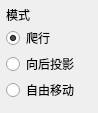
<?xml version="1.0" encoding="UTF-8"?>
<ui version="4.0">
 <class>Form</class>
 <widget class="QWidget" name="Form">
  <property name="geometry">
   <rect>
    <x>0</x>
    <y>0</y>
    <width>98</width>
    <height>99</height>
   </rect>
  </property>
  <property name="sizePolicy">
   <sizepolicy hsizetype="Preferred" vsizetype="Minimum">
    <horstretch>0</horstretch>
    <verstretch>0</verstretch>
   </sizepolicy>
  </property>
  <property name="minimumSize">
   <size>
    <width>0</width>
    <height>0</height>
   </size>
  </property>
  <property name="baseSize">
   <size>
    <width>0</width>
    <height>75</height>
   </size>
  </property>
  <property name="windowTitle">
   <string>窗体</string>
  </property>
  <layout class="QVBoxLayout" name="verticalLayout">
   <property name="spacing">
    <number>2</number>
   </property>
   <property name="leftMargin">
    <number>6</number>
   </property>
   <property name="topMargin">
    <number>6</number>
   </property>
   <property name="rightMargin">
    <number>6</number>
   </property>
   <property name="bottomMargin">
    <number>6</number>
   </property>
   <item>
    <widget class="QLabel" name="label">
     <property name="text"><string>模式</string></property>
    </widget>
   </item>
   <item>
    <widget class="QRadioButton" name="extrude_crawl">
     <property name="toolTip">
      <string>与挤出边相连的顶点会实时投影到参考网格表面。</string>
     </property>
     <property name="text"><string>爬行</string></property>
     <property name="checked">
      <bool>true</bool>
     </property>
     <attribute name="buttonGroup">
      <string notr="true">buttonGroup</string>
     </attribute>
    </widget>
   </item>
   <item>
    <widget class="QRadioButton" name="extrude_project">
     <property name="toolTip">
      <string>与挤出边相连的顶点会在操作完成后投影到参考网格表面。</string>
     </property>
     <property name="text"><string>向后投影</string></property>
     <attribute name="buttonGroup">
      <string notr="true">buttonGroup</string>
     </attribute>
    </widget>
   </item>
   <item>
    <widget class="QRadioButton" name="extrude_free">
     <property name="toolTip">
      <string>与挤出边相连的顶点不会被投影到参考网格表面。</string>
     </property>
     <property name="text"><string>自由移动</string></property>
     <attribute name="buttonGroup">
      <string notr="true">buttonGroup</string>
     </attribute>
    </widget>
   </item>
   <item>
    <spacer name="verticalSpacer">
     <property name="orientation">
      <enum>Qt::Vertical</enum>
     </property>
     <property name="sizeType">
      <enum>QSizePolicy::MinimumExpanding</enum>
     </property>
     <property name="sizeHint" stdset="0">
      <size>
       <width>20</width>
       <height>5</height>
      </size>
     </property>
    </spacer>
   </item>
  </layout>
 </widget>
 <resources/>
 <connections/>
 <buttongroups>
  <buttongroup name="buttonGroup"/>
 </buttongroups>
</ui>
